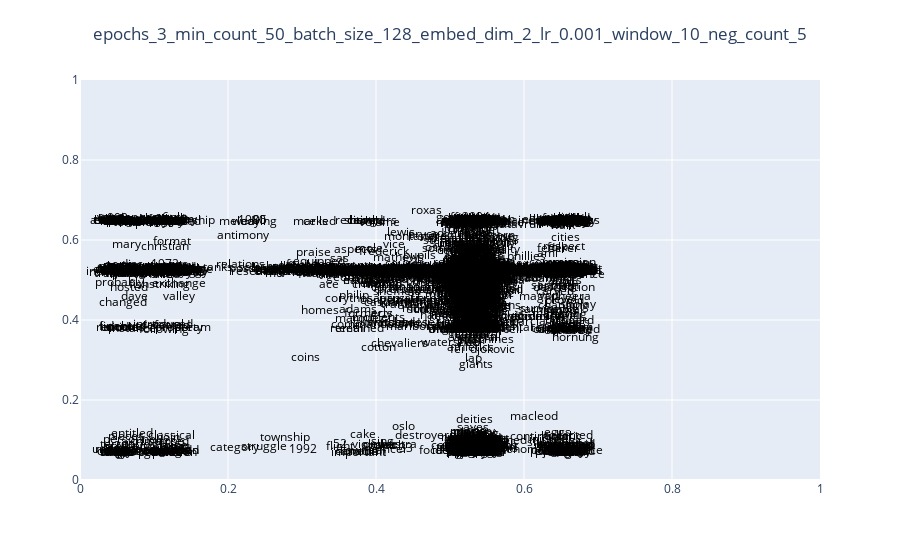

The notebook cell saved with this chart:
### Code cell
import matplotlib.patches as patches
from copy import copy
import matplotlib.pyplot as plt
import matplotlib.patches as patches
import matplotlib._color_data as mcd
import random

colors = [name for name in mcd.CSS4_COLORS
           if "xkcd:" + name in mcd.XKCD_COLORS]


def extract_embeddings(boxes):
        list_box = []
        list_box.append(boxes.z.data.tolist())
        list_box.append(boxes.Z.data.tolist())
        rect = patches.Rectangle((list_box[0][0], list_box[0][1]), 
                    list_box[1][0] - list_box[0][0], 
                    list_box[1][1] - list_box[0][1])
        
        rx, ry = rect.get_xy()
        cx = rx + rect.get_width()/2.0
        cy = ry + rect.get_height()/2.0

        return rect, [list_box[0][0], list_box[0][1], list_box[1][0], list_box[1][1]], cx, cy

lis_all = list(range(len(vocab_notInOrder)))
center_x = []
center_y = []
words = []
all_rect = []
points = []

for i in lis_all:
    emb = boxes[i]
    rect, p, cx, cy = extract_embeddings(emb)
    all_rect.append(rect)
    points.append(p)
    center_x.append(cx)
    center_y.append(cy)
    words.append(vocab_notInOrder.lookup_tokens([i])[0])

fig = go.Figure()

fig.add_trace(
    go.Scatter(
        x=center_x,
        y=center_y,
        mode="text",
        text=words,
        textposition="middle center",
        textfont=dict(color="black"),
    )
)

fig.update_xaxes(range=[0, 1])
fig.update_yaxes(range=[0, 1])

#for i, point in enumerate(points):
#  color = "#%06x" % random.randint(0, 0xFFFFFF)
#  fig.add_shape(type="rect",
#      x0=point[0], y0=point[1], x1=point[2], y1=point[3],
#      line=dict(color=color),
#  )

fig.update_layout(margin=dict(l=80, r=80, t=80, b=80), title={
            'text' : "epochs_" + epochs + "_min_count_" + min_count + "_batch_size_"  + batch_size 
            + "_embed_dim_" +  embed_dim + "_lr_" + lr + "_window_" + window + "_neg_count_" + neg_count,
            'x':0.5,
            'xanchor': 'center'
        } )

fig.write_html(f'../{folder_final}/word2box_target_visualization.html')
fig.show()

### Figure 1 — Plotly figure (JSON) as saved in the notebook; plotly's stock layout.template omitted (floating-point values rounded to 4 significant figures; data arrays with more than 128 entries replaced by an {"elided": "..."} marker saying what was removed)
{"data": [{"mode": "text", "text": {"elided": "3940 str values"}, "textfont": {"color": "black"}, "textposition": "middle center", "type": "scatter", "x": {"elided": "3940 float values"}, "y": {"elided": "3940 float values"}}], "layout": {"margin": {"b": 80, "l": 80, "r": 80, "t": 80}, "title": {"text": "epochs_3_min_count_50_batch_size_128_embed_dim_2_lr_0.001_window_10_neg_count_5", "x": 0.5, "xanchor": "center"}, "xaxis": {"range": [0, 1]}, "yaxis": {"range": [0, 1]}}}
